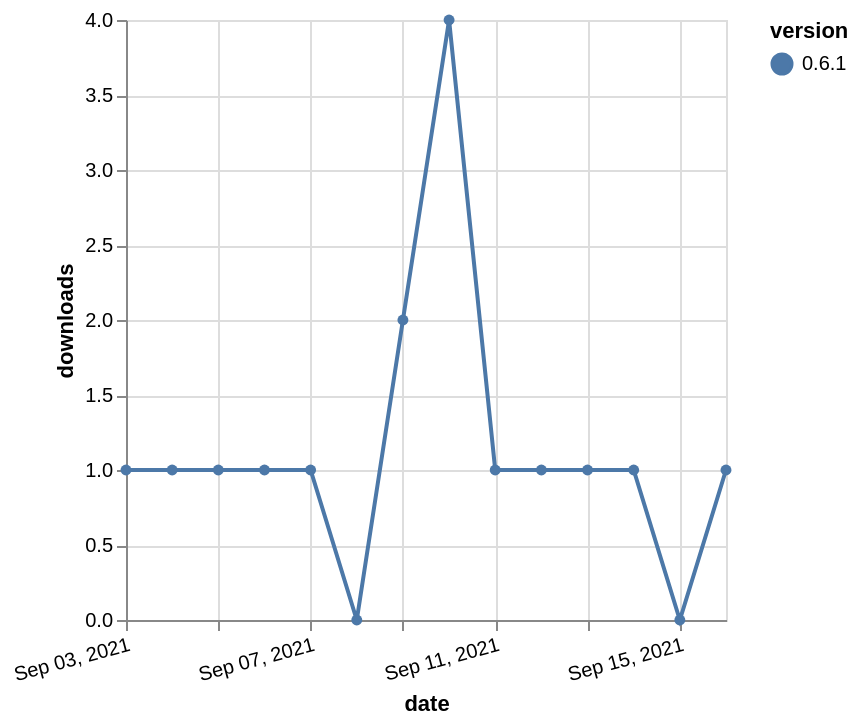

Describe this chart as a Vega-Lite specification.
### Vega-Lite specification from a JSON file in a GitHub repository (floating-point values rounded to 4 significant figures)
{"$schema": "https://vega.github.io/schema/vega-lite/v5.json", "description": "A simple bar chart with embedded data.", "data": {"values": [{"date": "2021-09-03", "total": 233, "delta": 1, "version": "0.6.1"}, {"date": "2021-09-04", "total": 234, "delta": 1, "version": "0.6.1"}, {"date": "2021-09-05", "total": 235, "delta": 1, "version": "0.6.1"}, {"date": "2021-09-06", "total": 236, "delta": 1, "version": "0.6.1"}, {"date": "2021-09-07", "total": 237, "delta": 1, "version": "0.6.1"}, {"date": "2021-09-08", "total": 237, "delta": 0, "version": "0.6.1"}, {"date": "2021-09-09", "total": 239, "delta": 2, "version": "0.6.1"}, {"date": "2021-09-10", "total": 243, "delta": 4, "version": "0.6.1"}, {"date": "2021-09-11", "total": 244, "delta": 1, "version": "0.6.1"}, {"date": "2021-09-12", "total": 245, "delta": 1, "version": "0.6.1"}, {"date": "2021-09-13", "total": 246, "delta": 1, "version": "0.6.1"}, {"date": "2021-09-14", "total": 247, "delta": 1, "version": "0.6.1"}, {"date": "2021-09-15", "total": 247, "delta": 0, "version": "0.6.1"}, {"date": "2021-09-16", "total": 248, "delta": 1, "version": "0.6.1"}]}, "width": "container", "mark": {"type": "line", "point": {"filled": true}}, "encoding": {"x": {"field": "date", "type": "temporal", "timeUnit": "yearmonthdate", "title": "date", "axis": {"labelAngle": -15}}, "y": {"field": "delta", "type": "quantitative", "title": "downloads"}, "color": {"field": "version", "type": "nominal"}, "tooltip": {"field": "delta"}}}
